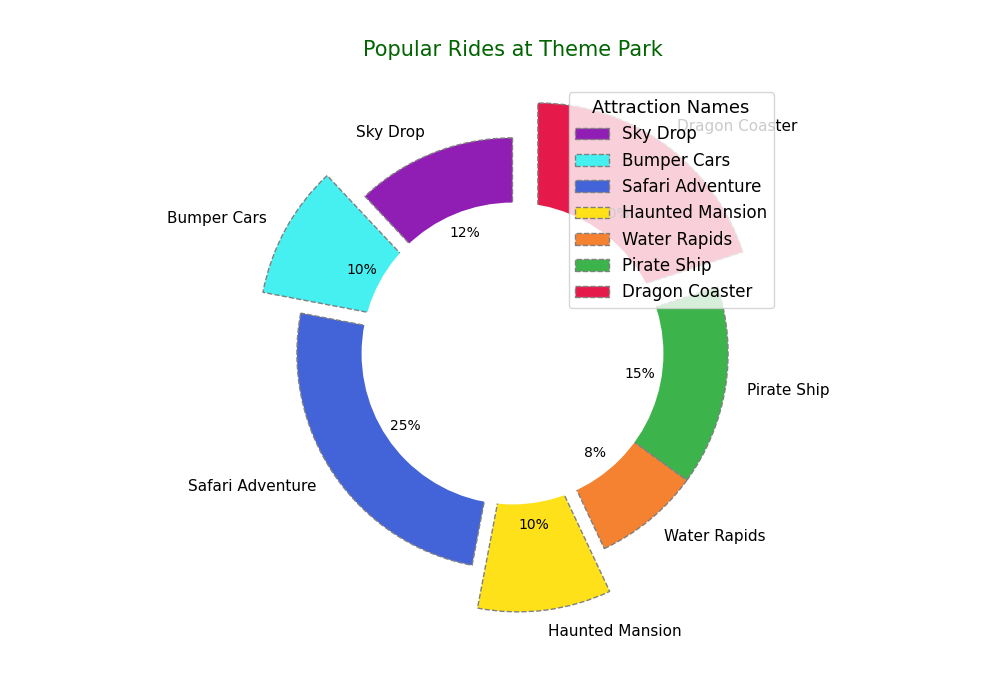

The script that drew this image:
import matplotlib.pyplot as plt

ride_names = ['Sky Drop', 'Bumper Cars', 'Safari Adventure', 'Haunted Mansion', 'Water Rapids', 'Pirate Ship', 'Dragon Coaster']
visitor_percentage = [12, 10, 25, 10, 8, 15, 20]
colors = ['#911eb4', '#46f0f0', '#4363d8', '#ffe119', '#f58231', '#3cb44b', '#e6194b']

fig, ax = plt.subplots(figsize=(10, 7))

# Create a donut pie chart by adding a white circle in the center.
wedges, texts, autotexts = ax.pie(
    visitor_percentage,
    labels=ride_names,
    autopct='%1.0f%%',
    startangle=90,
    colors=colors,
    wedgeprops=dict(edgecolor='gray', linestyle='--'),
    explode=(0, 0.2, 0, 0.2, 0, 0, 0.2),
    shadow=False
)

# Draw a circle at the center for the donut shape
centre_circle = plt.Circle((0, 0), 0.70, fc='white')
fig.gca().add_artist(centre_circle)

plt.setp(autotexts, size=10, weight="normal", color="black")
plt.setp(texts, size=11)

plt.title('Popular Rides at Theme Park', fontsize=15, fontweight='normal', color='darkgreen', pad=20)

ax.legend(
    wedges, 
    ride_names, 
    title="Attraction Names", 
    loc="upper right", 
    bbox_to_anchor=(1, 1),
    fontsize=12,
    title_fontsize=13
)

ax.set_aspect('equal')

plt.show()
